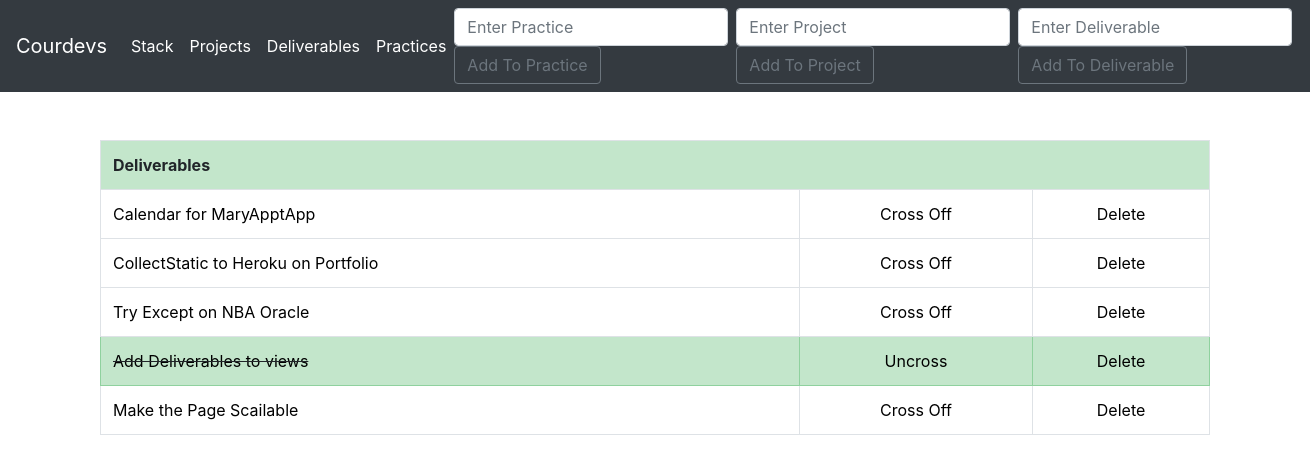
The page /deliverables/ on the database its author committed.
### todoTwo/models.py (models this page shows, shortened)
class Deliverables(models.Model):
	delivs = models.CharField(max_length=200)
	completeddelivs = models.BooleanField(default=False)

### todoTwo/views.py (the view, shortened to what this page needs)
# urls.py: path('deliverables/', views.deliverables, name='deliverables'),
def deliverables(request):
	if request.method == 'POST':
		form = ListForm(request.POST or None)
		if form.is_valid(): #if information on form is valid
			form.save()     #save the info
			all_items = List.objects.all
			messages.success(request, ("Practice Has Been Added To 'Practices' List"))
			return render(request, 'todo.html', {'all_items': all_items})
	else:
		all_delivs = Deliverables.objects.all
		return render(request, 'deliverables.html', {'all_delivs': all_delivs})

### todoTwo/templates/deliverables.html (shortened to what this page needs)
{% extends 'base.html' %}
{% block content %}
<div class="container">
	<br>
		{% if all_delivs %}
		<table class="table table-bordered">
			<th class="table table-success" colspan="4">Deliverables</th>
			{% for things in all_delivs %}
				{% if things.completeddelivs %}
					<tr class="table-success">
						<td class="striker3"><a href="{% url 'edit_deliv' things.id %}" style="color: black">{{ things.delivs }}</td>
						<td><center><a href="{% url 'uncross_deliv' things.id %}" style="color: black">Uncross</center></td>
						<td><center><a href="{% url 'deletedeliverable' things.id %}" style="color: black">Delete</a></center></td>
					</tr>
				{% else %}
					<tr>
						<td><a href="{% url 'edit_deliv' things.id %}" style="color: black">{{ things.delivs }}</td>
						<td><center><a href="{% url 'cross_off_deliv' things.id %}" style="color: black">Cross Off</center></td>
						<td><center><a href="{% url 'deletedeliverable' things.id %}" style="color: black">Delete</a></center></td>
					</tr>
				{% endif %}
			{% endfor %}
		</table>
		{% endif %}
</div>
{% endblock %}

### todoTwo/templates/deliverables.html (style rules this page uses)
.striker3 { text-decoration: line-through; }

### rows shown on the page
Deliverables: delivs "Calendar for MaryApptApp"
Deliverables: delivs "CollectStatic to Heroku on Portfolio"
Deliverables: delivs "Try Except on NBA Oracle"
Deliverables: delivs "Add Deliverables to views"
Deliverables: delivs "Make the Page Scailable"
